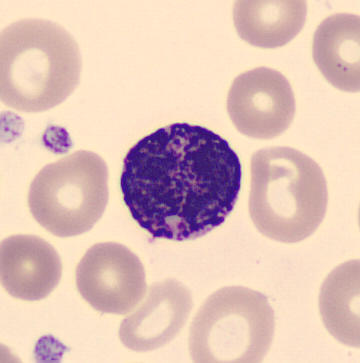
#> input picture basophil.jpg, 360 x 363 px
$ jupyter execute preprocessing.ipynb
#> lines starting #> are read from the running program, lines starting #| are printed output that depends on the picture; after the words box and inside, x2 and y2 are one past the last pixel; in counts of white or black regions, pixels touching at a corner belong together
[cell 1]
import numpy as np
import matplotlib.pyplot as plt
import cv2

# Bild lesen, einfach das zu Testende einkommentieren
image = cv2.imread("basophil.jpg")
#> image is the input picture: shape (363, 360, 3); mean B, G, R 184.6, 194.2, 223.7
# [9 lines of commented-out code are left out]
gray = cv2.cvtColor(image, cv2.COLOR_BGR2GRAY)
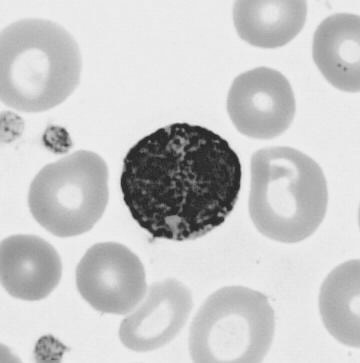
#> gray: shape (363, 360); min 33, max 241, mean 201.9

# Glätten: Median Filter
blurM = cv2.medianBlur(gray, 5)

# Glätten: Gaussfilter
blurG = cv2.GaussianBlur(gray, (9, 9), 0)

# Histogramm Anpassung
histoNorm = cv2.equalizeHist(gray)
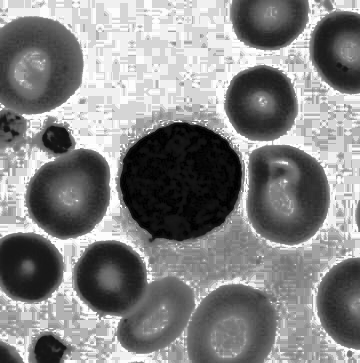
#> histoNorm: shape (363, 360); min 0, max 255, mean 133.1

# CLAHE Objekt erstellen (Contrast Limited Adaptive Histogram Equalization)
clahe = cv2.createCLAHE(clipLimit = 2.0, tileGridSize=(8, 8))
claheNorm = clahe.apply(gray)
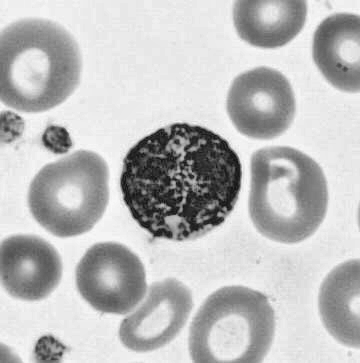
#> claheNorm: shape (363, 360); min 17, max 250, mean 188.8

# Kontraststreckung
# Funktion mappt jeden Intensitätsgrad zum Ausgangs intensitätsgrad
def pixelVal(pix, r1, s1, r2, s2):
	if 0 <= pix and pix <= r1:
		return (s1 / r1) * pix
	elif r1 < pix and pix <= r2:
		return ((s2 - s1) / (r2 - r1)) * (pix - r1) + s1
	else:
		return ((255 - s2) / (255 - r2)) * (pix - r2) + s2

# Parameter definieren

r1 = 70
s1 = 0
r2 = 200
s2 = 255

# Vektorisieren: Funktion auf jeden Wert im Numpy array anwenden
pixelVal_vec = np.vectorize(pixelVal)

# Konstrast streckung anwenden
contrast_stretched = pixelVal_vec(gray, r1, s1, r2, s2)
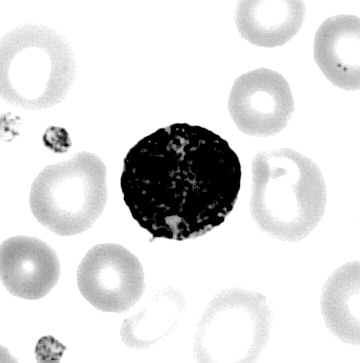
#> contrast_stretched: shape (363, 360) float64; min 0, max 255, mean 223.8
contrast_stretched_blurM = pixelVal_vec(blurM, r1, s1, r2, s2)
plt.imshow(contrast_stretched_blurM)
plt.show()

# Folgende Zeile schreibt das Bild optional noch in die Ordnerstruktur im GitLab/ Lokal
# cv2.imwrite('Final_Output_colour.png', contrast_stretched_blurM)

# Kantendetektierung mit "canny edge detector"
edge = cv2.Canny(gray, 100, 200)
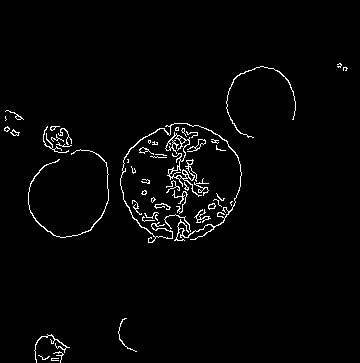
#> edge: shape (363, 360); 2.3% white in thin lines or dots, all inside (x1, y1, x2, y2) = (4, 63, 348, 363)

edgeG = cv2.Canny(blurG, 100, 200)
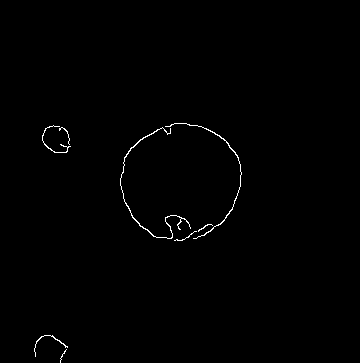
#> edgeG: shape (363, 360); 0.57% white in thin lines or dots, all inside (x1, y1, x2, y2) = (34, 123, 242, 363)

edgeM = cv2.Canny(blurM, 100, 200)
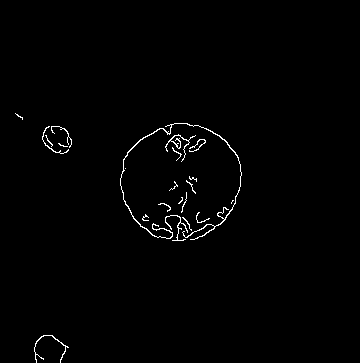
#> edgeM: shape (363, 360); 1% white in thin lines or dots, all inside (x1, y1, x2, y2) = (15, 113, 242, 363)
cv2.imwrite('Final_Output.png', edgeM)


# Bilder anzeigen
titles = ['Original img','gray','blurM','blurG','HistEq','Contrast Limited Adaptive Histogram Equalization','contrast_stretched','contrast_stretched_blurM','canny edge detector','cannyBlurG','cannyBlurM']
images = [image,gray,blurM,blurG, histoNorm,claheNorm ,contrast_stretched,contrast_stretched_blurM,edge,edgeG,edgeM ]
for i in range(len(titles)):
    plt.subplot(4,3, i+1),plt.imshow(images[i])
    plt.title(titles[i], fontsize=6)
    plt.xticks([]),plt.yticks([])

plt.show()
#> figure, not shown here; B, G, R data is drawn as R, G, B

## CannyBlurG scheint das Ziel am Besten herauszustellen - ABER: Ist es auch das Beste zum Trainieren der Modelle???
plt.imshow(edgeG)
plt.show()

$ run again, with eosinophil.jpg copied over basophil.jpg
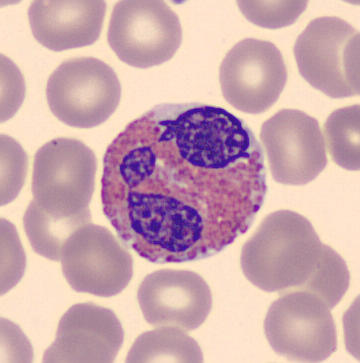
#> input picture eosinophil.jpg, 360 x 363 px
#> image is the input picture: shape (363, 360, 3); mean B, G, R 174.7, 169.4, 204.7
#> `edge = cv2.Canny(gray, 100, 200)`:
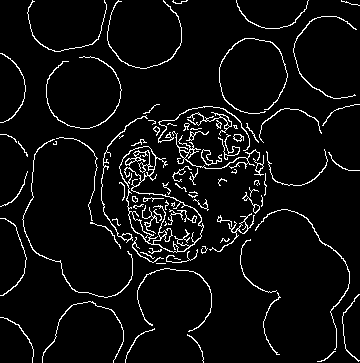
#> edge: shape (363, 360); 5.6% white in thin lines or dots
#> edgeG: shape (363, 360); 0.87% white in thin lines or dots, all inside (x1, y1, x2, y2) = (101, 105, 267, 263)
#> `edgeM = cv2.Canny(blurM, 100, 200)`:
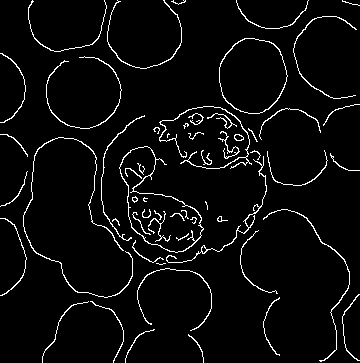
#> edgeM: shape (363, 360); 4.4% white in thin lines or dots
